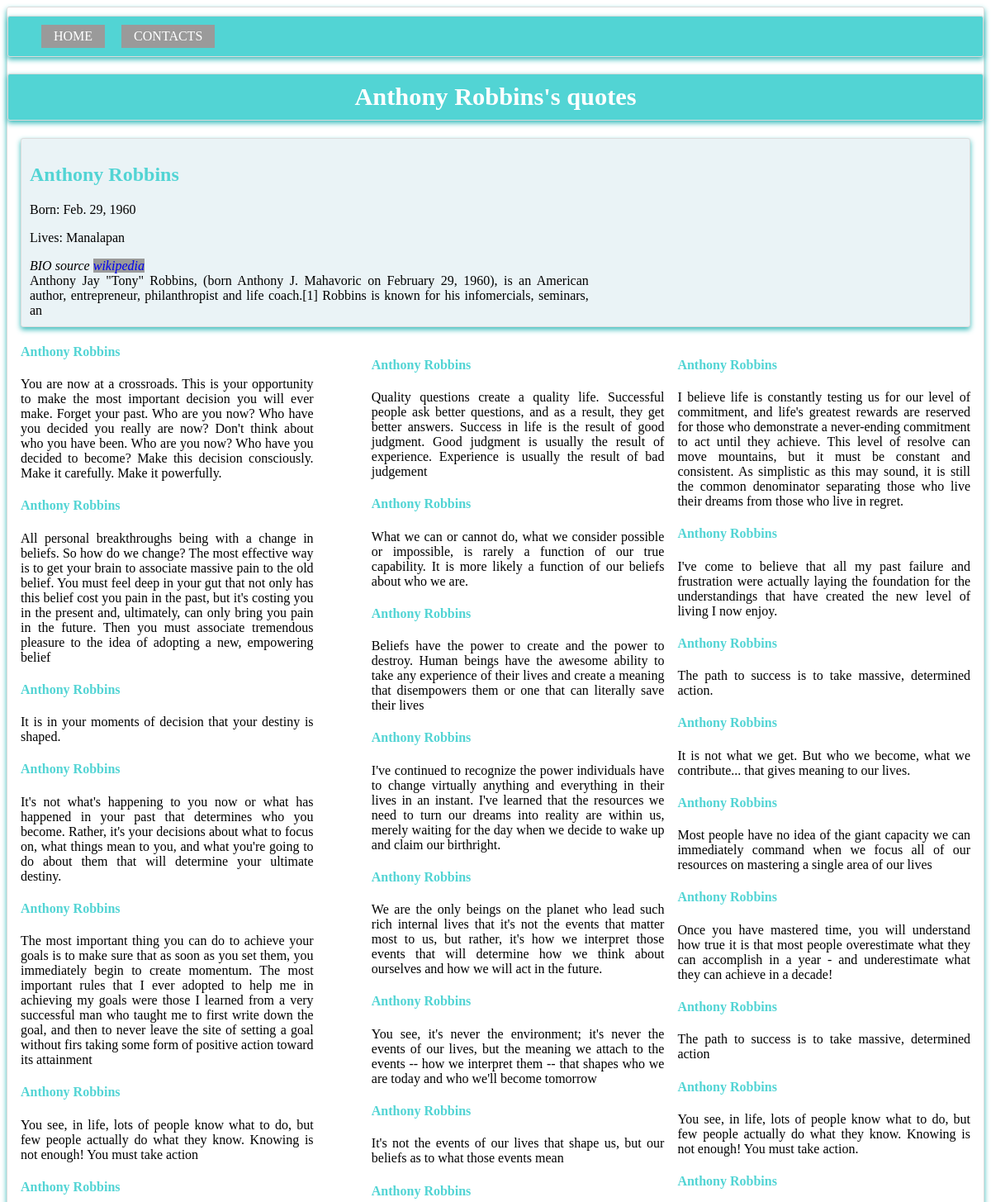
The app's page /12/ (upper part) with its own data.
### blog/models.py (models this page shows, shortened)
class Post(models.Model):
	name = models.CharField(max_length = 300)
	DOB = models.DateField()
	known = models.TextField()
	lives = models.TextField()

class Quotes(models.Model):
	quote = models.ForeignKey(Post, on_delete=models.CASCADE)
	quotes = models.TextField()
	name = models.CharField(blank=True, default='', max_length=200)

### blog/views.py (the view)
# urls.py: path('<int:pk>/', views.first, name='first'),
def first(request, pk):
	posts = get_object_or_404(Post, id=pk)
	email = 'wisema27@gmail.com'
	return render(request, 'blog/first.html', {'posts':posts, 'email':email})

### blog/templates/blog/first.html (shortened to what this page needs)
{% load static %}
<!DOCTYPE html>
<html>
<head>
	<link type="text/css" rel="stylesheet" href="{% static 'blog/pages.css' %}"
	media="screen and (min-width: 600px)">
	<link type="text/css" href="{% static 'blog/medium.css' %}" rel="stylesheet"
	media="screen and (max-width: 600px)">
</head>
<body>
<div class="site-container">
	<ul class="nav">
		<li><a href="{% url 'blog:index' %}">HOME</a></li>
		<li ><a href="#contact">CONTACTS</a></li>
	</ul>
<h1 class="top">{{posts.name}}'s quotes</h1>
<div class="parta">
<div class="b">
<h2>{{posts.name}}</h2>
<p>Born: {{posts.DOB}}</p>
<p>Lives: {{posts.lives|slice:":20"}}</p>
<em class='text'>BIO source <a href="https://en.wikipedia.org/wiki/Tony_Robbins" target="_blank">wikipedia</a></em><br>
{{posts.known|slice:":200"}}
<br>
</div>
</div>
<div class="c">
{% for quot in posts.quotes_set.all|slice:":12" %}
<h4>{{posts.name}}</h4>
<p>{{quot.quotes}}</p>
{% endfor %}
</div>
<div class="d">
{% for quot in posts.quotes_set.all|slice:"12:23" %}
<h4>{{posts.name}}</h4>
<p>{{quot.quotes}}</p>
{% endfor %}
</div>
<div class="e">
{% for quot in posts.quotes_set.all|slice:"23:32" %}
<h4>{{posts.name}}</h4>
<p>{{quot.quotes|slice:":600"}}</p>
{% endfor %}
</div>
</div>
</body>
</html>

### blog/static/blog/pages.css (style rules this page uses)
.top { font-size: 190%; background-color: #52d4d4; border-radius: 3px; border: 1px solid gainsboro; box-shadow: 0 3px 6px #38bbbb; text-align: center; color: white; padding-top: 10px; padding-bottom: 10px; }
.parta { border-radius: 3px; border: 1px solid gainsboro; box-shadow: 0 3px 6px #38bbbb; padding: 10px; color: #000000; flex: 0 1 200px; margin: 1em; background-color: #eaf3f6; }
.b { width: 60%; text-align: justify; margin-right: 1em; color: #000000; }
.c { width: 30%; float: right; text-align: justify; margin-right: 1em; color: #000000; clear: right; }
.d { width: 30%; float: right; margin-right: 1em; text-align: justify; color: #000000; }
.e { width: 30%; margin-left: 1em; text-align: justify; color: #000000; margin-right: 4em; }
.site-container { color: #000000; border-radius: 3px; border: 1px solid gainsboro; box-shadow: 0 3px 6px #38bbbb; padding-top: 10px; padding-bottom: 10px; font-size: 80%; font:sans-serif; font-size: 1em; }
.nav { background-color: #52d4d4; border-radius: 3px; border: 1px solid gainsboro; box-shadow: 0 3px 6px #38bbbb; color: #ffff; padding-top: 10px; padding-bottom: 10px; margin-top: 0px; }
ul.nav { list-style-type: none; }
.nav li { display: inline; }
.nav a { display: inline-block; padding: 5px 15px 5px 15px; background-color: #9a9a9a; text-decoration: none; color: #ffff; margin-right: 1em; }
a { text-decoration: none; background-color: #9a9a9a; }
h4, h2 { color: #52d4d4; }

### blog/static/blog/medium.css (style rules this page uses)
.nav { background-color: #52d4d4; border-radius: 3px; border: 1px solid gainsboro; box-shadow: 0 3px 6px #38bbbb; color: #ffff; padding-top: 10px; padding-bottom: 10px; margin-top: 0px; }
ul.nav { list-style-type: none; }
.nav li { display: inline; }
.nav a { display: inline-block; padding: 5px 15px 5px 15px; background-color: #9a9a9a; text-decoration: none; color: #ffff; margin-right: 1em; }
a { text-decoration: none; background-color: #9a9a9a; }
.top { font-size: 190%; background-color: #52d4d4; border-radius: 3px; border: 1px solid gainsboro; box-shadow: 0 3px 6px #38bbbb; text-align: center; color: white; padding-top: 10px; padding-bottom: 10px; }
.parta { border-radius: 3px; border: 1px solid gainsboro; box-shadow: 0 3px 6px #38bbbb; padding-top: 10px; padding-bottom: 10px; color: #000000; margin: 2%; background-color: #eaf3f6; }
.b { width:auto; text-align: justify; margin-right: 1em; color: #00000; margin: 2%; padding: 2%; }
.c { text-align: justify; margin: 1em; color: #000000; }
.d { margin: 1em; text-align: justify; color: #000000; }
.e { margin: 1em; text-align: justify; color: #000000; }
.site-container { color: #000000; border-radius: 3px; border: 1px solid gainsboro; box-shadow: 0 3px 6px #38bbbb; padding-top: 10px; padding-bottom: 10px; font-size: 100%; font:sans-serif; font-size: 1em; }
h4, h2 { color: #52d4d4; }

### records on screen
Post: name "Anthony Robbins", DOB "Feb. 29, 1960", lives "Manalapan", known "Anthony Jay \"Tony\" Robbins, (born Anthony J. Mahavoric on February 29, 1960), is an American author, entrepreneur, philanthropist and life coach.[1] Robbins is known for his infomercials, seminars, an"
Quotes: quotes "I believe life is constantly testing us for our level of commitment, and life's greatest rewards are reserved for those who demonstrate a never-ending commitment to act until they achieve. This level of resolve can move mountains, but it must be constant and consistent. As simplistic as this may sound, it is still the common denominator separating those who live their dreams from those who live in regret."
Quotes: quotes "I've come to believe that all my past failure and frustration were actually laying the foundation for the understandings that have created the new level of living I now enjoy."
Quotes: quotes "The path to success is to take massive, determined action."
Quotes: quotes "It is not what we get. But who we become, what we contribute... that gives meaning to our lives."
Quotes: quotes "Most people have no idea of the giant capacity we can immediately command when we focus all of our resources on mastering a single area of our lives"
Quotes: quotes "Once you have mastered time, you will understand how true it is that most people overestimate what they can accomplish in a year - and underestimate what they can achieve in a decade!"
Quotes: quotes "The path to success is to take massive, determined action"
Quotes: quotes "You see, in life, lots of people know what to do, but few people actually do what they know. Knowing is not enough! You must take action."
Quotes: quotes "Quality questions create a quality life. Successful people ask better questions, and as a result, they get better answers. Success in life is the result of good judgment. Good judgment is usually the result of experience. Experience is usually the result of bad judgement"
Quotes: quotes "What we can or cannot do, what we consider possible or impossible, is rarely a function of our true capability. It is more likely a function of our beliefs about who we are."
Quotes: quotes "Beliefs have the power to create and the power to destroy. Human beings have the awesome ability to take any experience of their lives and create a meaning that disempowers them or one that can literally save their lives"
Quotes: quotes "I've continued to recognize the power individuals have to change virtually anything and everything in their lives in an instant. I've learned that the resources we need to turn our dreams into reality are within us, merely waiting for the day when we decide to wake up and claim our birthright."
Quotes: quotes "We are the only beings on the planet who lead such rich internal lives that it's not the events that matter most to us, but rather, it's how we interpret those events that will determine how we think about ourselves and how we will act in the future."
Quotes: quotes "You see, it's never the environment; it's never the events of our lives, but the meaning we attach to the events -- how we interpret them -- that shapes who we are today and who we'll become tomorrow"
Quotes: quotes "It's not the events of our lives that shape us, but our beliefs as to what those events mean"
Quotes: quotes "You are now at a crossroads. This is your opportunity to make the most important decision you will ever make. Forget your past. Who are you now? Who have you decided you really are now? Don't think about who you have been. Who are you now? Who have you decided to become? Make this decision consciously. Make it carefully. Make it powerfully."
Quotes: quotes "All personal breakthroughs being with a change in beliefs. So how do we change? The most effective way is to get your brain to associate massive pain to the old belief. You must feel deep in your gut that not only has this belief cost you pain in the past, but it's costing you in the present and, ultimately, can only bring you pain in the future. Then you must associate tremendous pleasure to the idea of adopting a new, empowering belief"
Quotes: quotes "It is in your moments of decision that your destiny is shaped."
Quotes: quotes "It's not what's happening to you now or what has happened in your past that determines who you become. Rather, it's your decisions about what to focus on, what things mean to you, and what you're going to do about them that will determine your ultimate destiny."
Quotes: quotes "The most important thing you can do to achieve your goals is to make sure that as soon as you set them, you immediately begin to create momentum. The most important rules that I ever adopted to help me in achieving my goals were those I learned from a very successful man who taught me to first write down the goal, and then to never leave the site of setting a goal without firs taking some form of positive action toward its attainment"
Quotes: quotes "You see, in life, lots of people know what to do, but few people actually do what they know. Knowing is not enough! You must take action"
